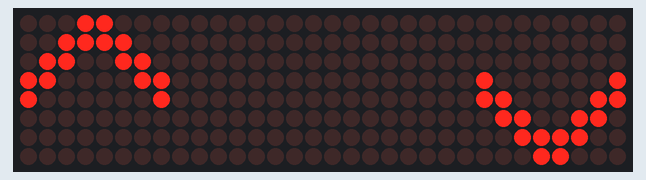
Bench run of a sketch on a simulated Arduino Uno, built with avr-gcc and run on an emulated ATmega328P. Shown: 32×8 LED matrix. Wiring (inferred from the names in the program): 4 × MAX7219 LED driver (orientation assumed): data pin 13; clock pin 10; CS pin 11.

Above: at 0.2 s.

The sketch:

____.ino
```cpp
#define DIN 13
#define CS 11
#define CLK 10

#define NUM_MATRICES 4
#define NUMBER_OF_ROWS 8

void setup() {
  Serial.begin(9600);

  pinMode(CLK, OUTPUT);
  pinMode(DIN, OUTPUT);
  pinMode(CS, OUTPUT);
  delay(100);

  for (uint8_t i = 0; i < NUM_MATRICES; i++) {
    write_Max7219(i, 0x09, 0x00); // Decode Mode Register – No decode for digits
    write_Max7219(i, 0x0A, 0x0F); // Intensity Register – 0x00 to 0x0F
    write_Max7219(i, 0x0B, 0x07); // Scan Limit Register – All Output Port Enable
    write_Max7219(i, 0x0C, 0x01); // SHUTDOWN Register – Normal Operation
    write_Max7219(i, 0x0F, 0x00); // Display Test Register – Display Test Mode
  }

  // Turn off all LEDs
  for (uint8_t i = 0; i < NUM_MATRICES; i++) {
    for (uint8_t j = 0; j < NUMBER_OF_ROWS; j++) {
      write_Max7219(i, j + 1, 0x00);
    }
  }
}

// ">" 표정 정의
const uint8_t arrowRight[8] = {
  0b00011000,
  0b00001100,
  0b00000110,
  0b00000011,
  0b00000011,
  0b00000110,
  0b00001100,
  0b00011000
};

// "<" 표정 정의
const uint8_t arrowLeft[8] = {
  0b00011000,
  0b00110000,
  0b01100000,
  0b11000000,
  0b11000000,
  0b01100000,
  0b00110000,
  0b00011000
};

void loop() {
  Serial.println("");

  // 첫 번째 매트릭스에 ">" 표정 표시
  for (uint8_t row = 0; row < NUMBER_OF_ROWS; row++) {
    write_Max7219(0, row + 1, arrowRight[row]); // 첫 번째 매트릭스
  }

  // 두 번째와 세 번째 매트릭스를 꺼둡니다
  for (uint8_t row = 0; row < NUMBER_OF_ROWS; row++) {
    write_Max7219(1, row + 1, 0x00); // 두 번째 매트릭스
    write_Max7219(2, row + 1, 0x00); // 세 번째 매트릭스
  }

  // 네 번째 매트릭스에 "<" 표정 표시
  for (uint8_t row = 0; row < NUMBER_OF_ROWS; row++) {
    write_Max7219(3, row + 1, arrowLeft[row]); // 네 번째 매트릭스
  }

  delay(2000); // 2초 간격으로 패턴 유지
}

void write_Max7219(uint8_t matrix, uint8_t address, uint8_t data) {
  digitalWrite(CS, LOW);
  for (uint8_t i = 0; i < NUM_MATRICES; i++) {
    if (i == matrix) {
      shiftOut(DIN, CLK, MSBFIRST, address);
      shiftOut(DIN, CLK, MSBFIRST, data);
    } else {
      shiftOut(DIN, CLK, MSBFIRST, 0);
      shiftOut(DIN, CLK, MSBFIRST, 0);
    }
  }
  digitalWrite(CS, HIGH);
}
```
